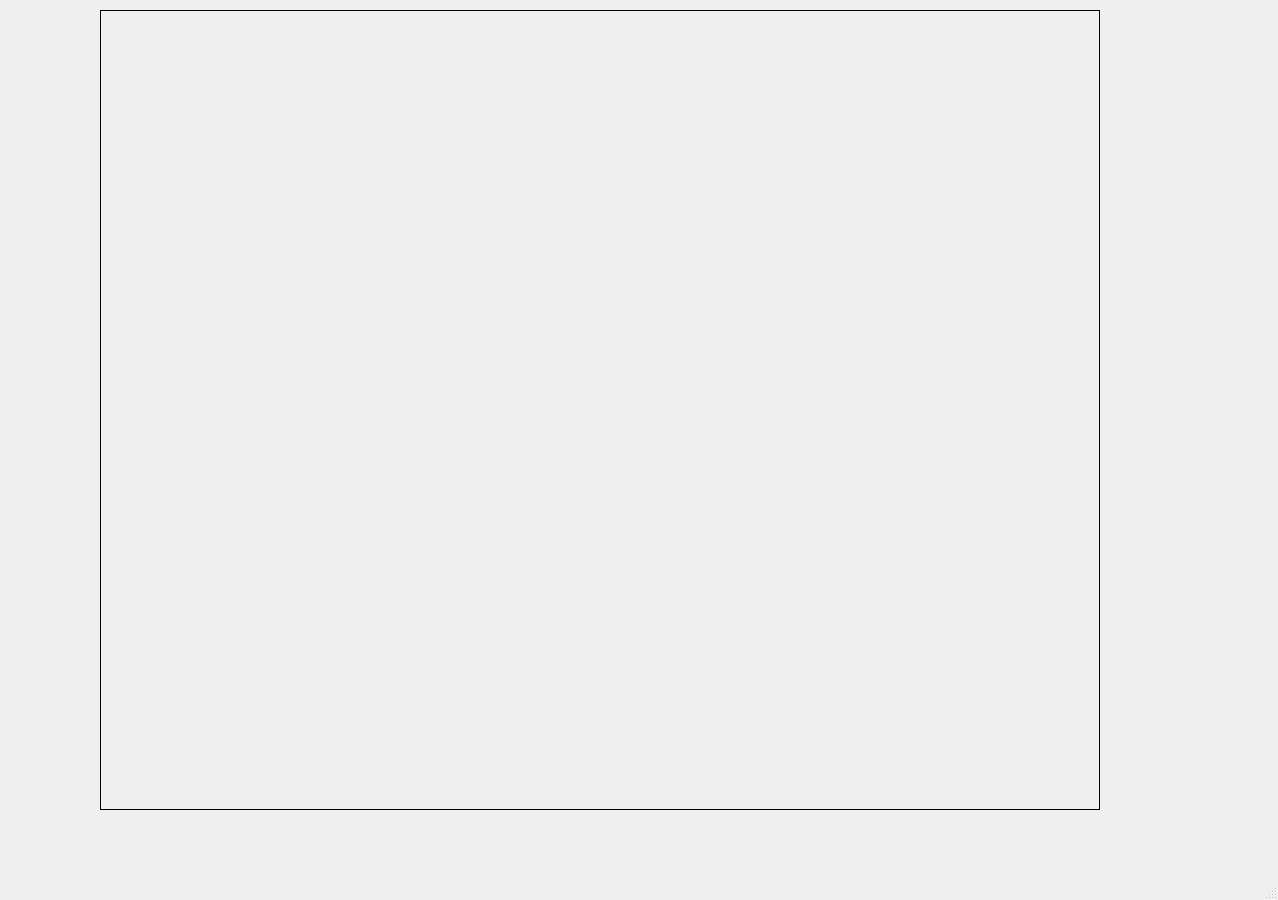
<?xml version="1.0" encoding="UTF-8"?>
<ui version="4.0">
 <class>MainWindow</class>
 <widget class="QMainWindow" name="MainWindow">
  <property name="geometry">
   <rect>
    <x>0</x>
    <y>0</y>
    <width>1278</width>
    <height>900</height>
   </rect>
  </property>
  <property name="windowTitle">
   <string>MainWindow</string>
  </property>
  <widget class="QWidget" name="centralwidget">
   <widget class="QLabel" name="graph">
    <property name="geometry">
     <rect>
      <x>100</x>
      <y>10</y>
      <width>1000</width>
      <height>800</height>
     </rect>
    </property>
    <property name="frameShape">
     <enum>QFrame::Shape::Box</enum>
    </property>
    <property name="text">
     <string/>
    </property>
   </widget>
  </widget>
  <widget class="QMenuBar" name="menubar">
   <property name="geometry">
    <rect>
     <x>0</x>
     <y>0</y>
     <width>1278</width>
     <height>25</height>
    </rect>
   </property>
  </widget>
  <widget class="QStatusBar" name="statusbar"/>
 </widget>
 <resources/>
 <connections/>
</ui>
